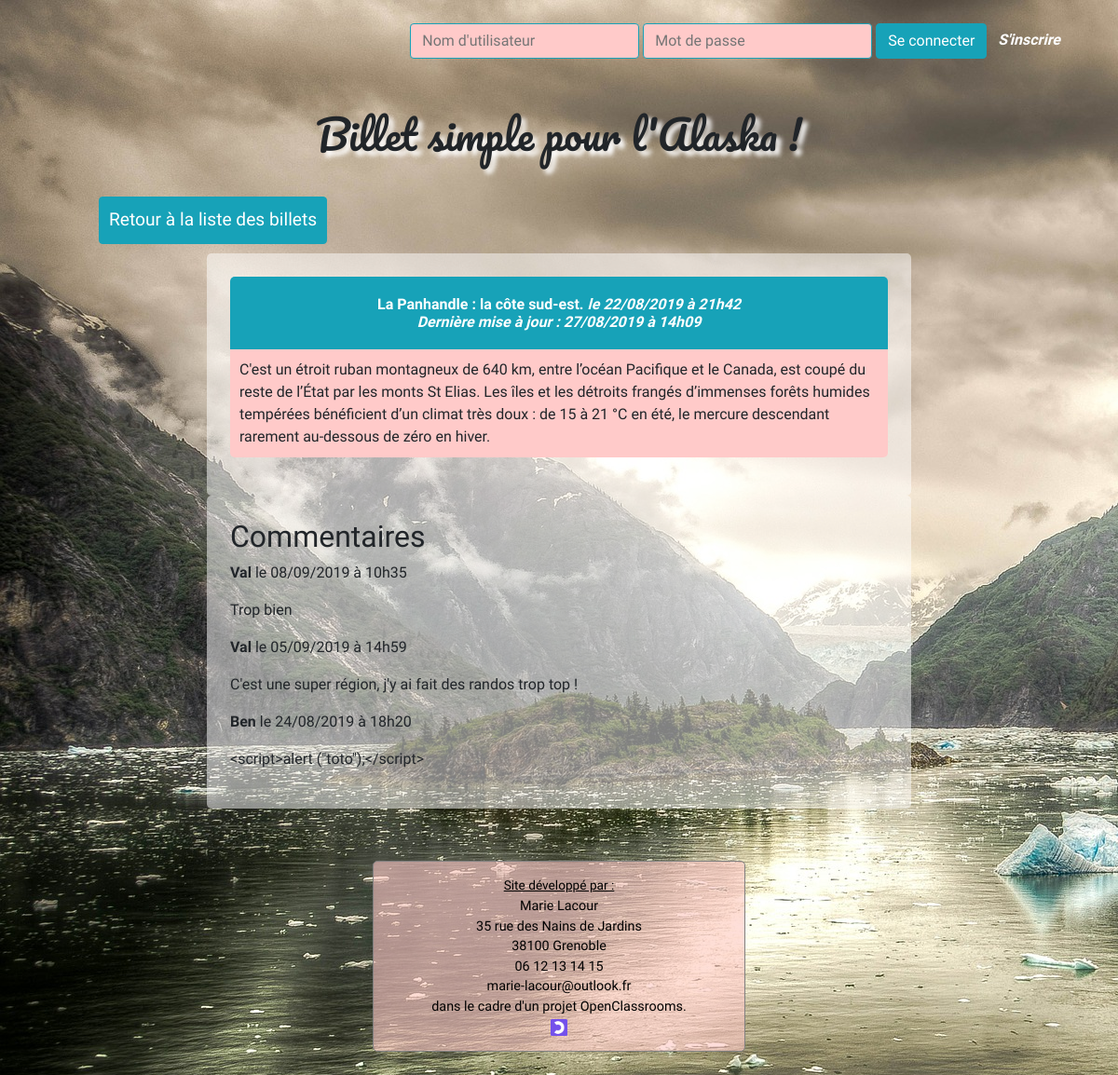
/index.php?action=post&id=18, run on the app's committed database.
### tables this page shows
CREATE TABLE IF NOT EXISTS `posts` (
  `id` int(11) NOT NULL AUTO_INCREMENT,
  `title` varchar(255) NOT NULL,
  `content` text NOT NULL,
  `creation_date` datetime NOT NULL,
  `update_date` datetime NOT NULL DEFAULT CURRENT_TIMESTAMP,
  PRIMARY KEY (`id`)
);

CREATE TABLE IF NOT EXISTS `comments` (
  `id` int(11) NOT NULL AUTO_INCREMENT,
  `post_id` int(11) NOT NULL,
  `id_author` int(11) NOT NULL,
  `comment` text NOT NULL,
  `comment_date` datetime NOT NULL,
  `notification` int(11) DEFAULT '0',
  PRIMARY KEY (`id`),
  KEY `deleteComments` (`post_id`)
);

CREATE TABLE IF NOT EXISTS `users` (
  `id` int(11) NOT NULL AUTO_INCREMENT,
  `username` varchar(255) NOT NULL,
  `password` varchar(255) NOT NULL,
  `status` int(11) NOT NULL DEFAULT '0',
  PRIMARY KEY (`id`)
);

### controller/frontend.php (called while the page is built, shortened)
<?php
require_once('model/PostManager.php');
require_once('model/CommentManager.php');
function post() {
    $postManager = new \ML\Blog\Model\PostManager();
    $commentManager = new \ML\Blog\Model\CommentManager();
    $post = $postManager->getPost($_GET['id']);
    $comments = $commentManager->getComments($_GET['id']);
    require('view/frontend/postView.php');
}

### model/PostManager.php (called while the page is built, shortened)
<?php
class PostManager extends \ML\Blog\Model\Manager {
    public function getPost($postId) {
        $db = $this->dbConnect();
        $req = $db->prepare('SELECT id, title, content, DATE_FORMAT(creation_date, \'%d/%m/%Y à %Hh%i\') AS creation_date_fr, DATE_FORMAT(update_date, \'%d/%m/%Y à %Hh%i\') AS update_date_fr FROM posts WHERE id = ?');
        $req->execute(array($postId));
        $post = $req->fetch();
        return $post;
    }
}

### model/CommentManager.php (called while the page is built, shortened)
<?php
class CommentManager extends \ML\Blog\Model\Manager {
    public function getComments($postId) {
        $db = $this->dbConnect();
        $comments = $db->prepare('SELECT comments.id, users.username AS commentWriter, comments.comment, DATE_FORMAT(comments.comment_date, \'%d/%m/%Y à %Hh%i\') AS comment_date_fr FROM comments INNER JOIN users ON comments.id_author = users.id WHERE comments.post_id = ? ORDER BY comments.comment_date DESC');
        $comments->execute(array($postId));
        return $comments;
    }
}

### view/postView.php (the view, shortened to what this page needs)
<h1>Billet simple pour l'Alaska !</h1>
<a class="btn btn-info retourListe" href="index.php">Retour à la liste des billets</a>
<div class="news">
    <h3>
        <?= htmlspecialchars($post['title']); ?>
        <em>le <?= $post['creation_date_fr']; ?>
        <?php if(($post['creation_date_fr']) !== ($post['update_date_fr'])) {
            echo '<br/>Dernière mise à jour : '.($post['update_date_fr']);
        }
        ?></em>
    </h3>
    <?php echo nl2br($post['content']); ?>
</div>
<div class="comments">
    <h2>Commentaires</h2>
    <?php
    while ($comment = $comments->fetch()) {
    ?>
    <p><strong><?= (htmlspecialchars($comment['commentWriter'])); ?></strong> le <?= $comment['comment_date_fr']; ?>
    <p><?= nl2br(htmlspecialchars($comment['comment'])); ?></p>
    <?php
    }
    ?>
</div>
<?php require('template.php'); ?>

### public/css/style.css (style rules this page uses)
body { font-family: 'Varela Round', 'Pacifico',sans-serif; background: no-repeat url("../images/alaska.jpg"), url("../images/tracy-arm-fjord-alaska.jpg"), url("../images/skagway-alaska.jpg"), url("../images/ours-alaska.jpg"); margin : 25px; }
h1 { text-align:center; font-family: 'Pacifico'; margin-top: 30px; margin-bottom: 30px; font-size:2.7rem; text-shadow: 5px 5px 5px white; }
.news, .comments { width:75%; margin:auto; padding : 25px; background-color : rgba(255,255,255,0.5); border-radius: 5px; }
a.retourListe { color : white; font-size: 1.2em; padding : 10px; margin:10px; }
h3 { text-align:center; background-color:#17a2b8 ; color:white; font-size:1em; padding: 20px; margin-bottom:0px; font-weight: bold; border-top-right-radius: 5px; border-top-left-radius: 5px; }
.news p, ul, li { background-color:#ffcac9; margin-top:0px; padding : 10px; border-bottom-right-radius: 5px; border-bottom-left-radius: 5px; }
a { text-decoration: none; color: #17a2b8; font-weight: bold; }

### public/css/smallDevicesStyle.css (style rules this page uses)
body { margin : 5px; }
h1 { margin-top: 5px; }
.news { width:100%; padding : 10px; }
.comments { width:100%; padding :10px; }
a.retourListe { font-size: 1em; }
h3 { padding: 5px; }
.news p, ul, li { padding : 5px; }

### public/css/mediumDevicesStyle.css (style rules this page uses)
body { margin : 5px; }
h1 { margin-top: 5px; }
.news { width:95%; }
.comments { width:95%; }
a.retourListe { font-size: 1em; }
h3 { padding: 5px; }
.news p, ul, li { padding : 5px; }

### data on the page
posts: title "La Panhandle : la côte sud-est.", content "C'est un étroit ruban montagneux de 640 km, entre l’océan Pacifique et le Canada, est coupé du reste de l’État par les monts St Elias. Les îles et les détroits frangés d’immenses forêts humides tempérées bénéficient d’un climat très doux : de 15 à 21 °C en été, le mercure descendant rarement au-dessous de zéro en hiver."
comments: id_author.username "Val", comment_date_fr "08/09/2019 à 10h35", comment "Trop bien"
comments: id_author.username "Val", comment_date_fr "05/09/2019 à 14h59", comment "C'est une super région, j'y ai fait des randos trop top !"
comments: id_author.username "Ben", comment_date_fr "24/08/2019 à 18h20", comment "<script>alert (\"toto\");</script>"

### other printed values
$post['creation_date_fr'] "22/08/2019 à 21h42"
$post['update_date_fr'] "27/08/2019 à 14h09"
